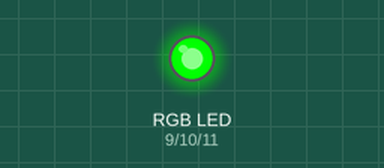
The sketch below on a simulated Arduino Uno, built with avr-gcc and run on an emulated ATmega328P. Shown: an RGB LED mixed from three pins (HIGH = lit).

Above: at 0.05 s.
At 1.4 s:
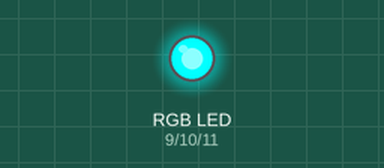
At 1.75 s:
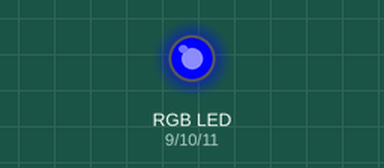
At 2.1 s:
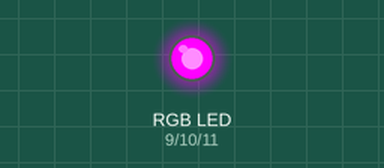
At 2.8 s:
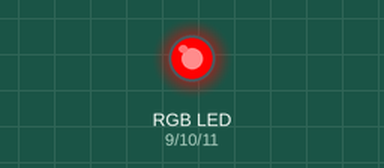
Timing chart, 0 to 6.5 s (numbered marks = the images above):
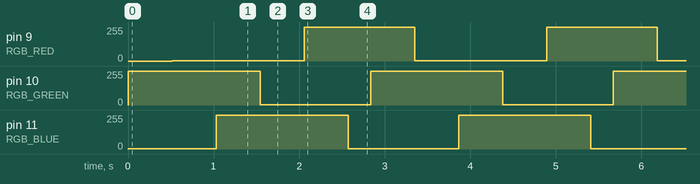

The sketch:

RGB.ino
```cpp
#define RGB_RED   9
#define RGB_GREEN 10
#define RGB_BLUE  11

void setup()
{
  pinMode(RGB_RED, OUTPUT);
  pinMode(RGB_GREEN, OUTPUT);
  pinMode(RGB_BLUE, OUTPUT);
}
void loop()
{
  int i;//RGB数值
  int t=2;//速度
  for(i=255;i>1;i--)
  {analogWrite(RGB_RED,i);
   analogWrite(RGB_GREEN,255);
   analogWrite(RGB_BLUE,1);
   delay(t);}
   for(i=1;i<255;i++)
  {analogWrite(RGB_RED,1);
   analogWrite(RGB_GREEN,255);
   analogWrite(RGB_BLUE,i);
   delay(t);}
   for(i=255;i>1;i--)
  {analogWrite(RGB_RED,1);
   analogWrite(RGB_GREEN,i);
   analogWrite(RGB_BLUE,255);
   delay(t);}
   for(i=1;i<255;i++)
  {analogWrite(RGB_RED,i);
   analogWrite(RGB_GREEN,1);
   analogWrite(RGB_BLUE,255);
   delay(t);}
   for(i=255;i>1;i--)
  {analogWrite(RGB_RED,255);
   analogWrite(RGB_GREEN,1);
   analogWrite(RGB_BLUE,i);
   delay(t);}
   for(i=1;i<255;i++)
  {analogWrite(RGB_RED,255);
   analogWrite(RGB_GREEN,i);
   analogWrite(RGB_BLUE,1);
   delay(1);}

}
```

Measured:
- by itself, pin 9 (RGB_RED): alternates 255/255 for 1.3 s and 1/255 for 1.5 s
- by itself, pin 10 (RGB_GREEN): alternates 255/255 for 1.5 s and 1/255 for 1.3 s
- by itself, pin 11 (RGB_BLUE): repeats every 2.8 s: 255/255 1.5 s, 1/255 1.3 s
